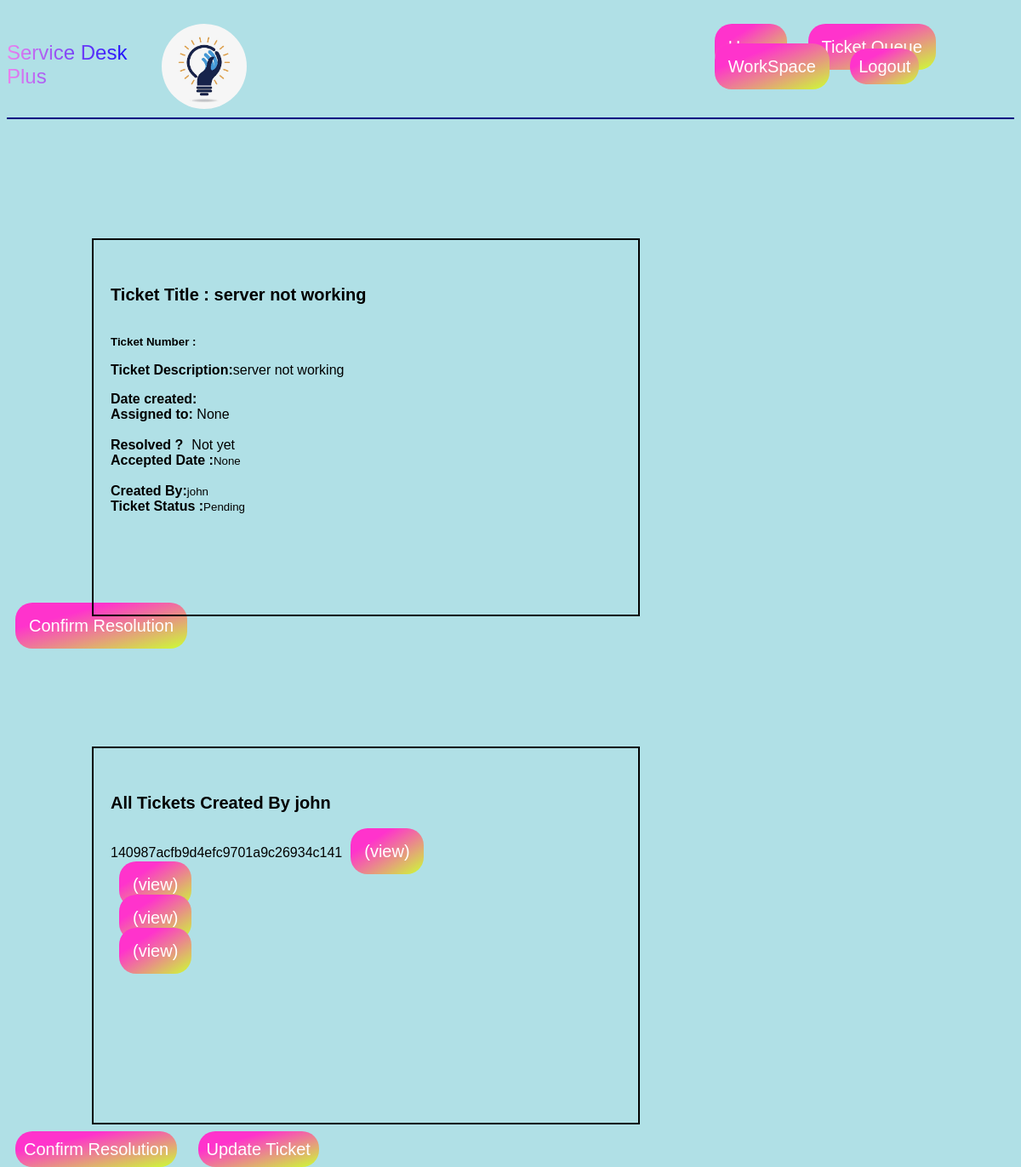
/ticket/ticket-details/7/ (signed in), run on the app's committed database.
### ticket/models.py (models this page shows, shortened)
class Ticket(models.Model):
    status_choice=(
        ('Active','Active'),
        ('Completed','Completed'),
        ('Pending','Pending')
    )
    ticket_number = models.CharField(max_length=100)
    title = models.CharField(max_length=200)
    description = models.TextField()
    created_by = models.ForeignKey(User, on_delete=models.CASCADE, related_name='created_by')
    date_created = models.DateTimeField(auto_now_add=True)
    assigned_to = models.ForeignKey(User, on_delete= models.DO_NOTHING, null=True, blank=True)
    is_resolved = models.BooleanField(null=True, blank=True)
    accepted_date = models.DateTimeField(null= True, blank=True)
    closed_date = models.DateTimeField(null=True, blank=True)
    ticket_status = models.CharField(max_length=50, choices=status_choice)

### users/models.py (models this page shows)
class User(AbstractUser):
    is_customer=models.BooleanField(default=False)
    is_engineer=models.BooleanField(default=False)
    def __str__(self):
        return self.username

### ticket/views.py (the view)
# urls.py: path('ticket-details/<int:pk>/',views.ticket_details, name='ticket_details'),
@login_required
def ticket_details(request, pk):
        ticket = Ticket.objects.get(pk=pk) # get the ticket with that
        t=User.objects.get(username=ticket.created_by)
        tickets_per_user=t.created_by.all()
        context={'ticket':ticket, 'tickets_per_user':tickets_per_user}
        return render(request,'ticket/ticket_details.html',context)

### templates/ticket/ticket_details.html
{% extends 'base.html' %}
{% block content %}
  <div class="row">
    <div class="col-md-6">
      <div class="card mx-auto" style="width:40 rem;">
        <div class="card-body">
          <h5 class="card-title mb-3"><b>Ticket Title :</b> {{ ticket.title }}</h5>
          <p>
            <small><b>Ticket Number :</b>{{ ticket.ticket_number }}</small>
          </p>
          <p class="card-text">
            <b>Ticket Description:</b>{{ ticket.description }}
          </p>
          <div class="row">
            <div class="col">
              <b>Date created:</b>{{  ticket.date_created|date:"d M Y H:i:s" }}
            </div>
            <div class="col">
              <b>Assigned to:</b> {{ ticket.assigned_to }}
            </div>
          </div>
          <br />
          <div class="row">
            <div class="col">
              {% if ticket.is_resolved %}
                <b>Resolved yet?</b><span class="badge bg-danger">Yes Resolve</span>
              {% else %}
                <b>Resolved ?</b><span class="badge bg-success">Not yet</span>
              {% endif %}
            </div>
            <div class="col">
              <b>Accepted Date :</b><small>{{ ticket.accepted_date }}</small>
            </div>
          </div>
          <br />
          <div class="row">
            <div class="col">
              <b>Created By:</b><small>{{ ticket.created_by }}</small>
            </div>
            <div class="col">
              <b>Ticket Status :</b><small>{{ ticket.ticket_status }}</small>
            </div>
          </div>
        </div>
      </div>
    </div>
  </div>
<a href="{% url 'confirm-resolution' ticket.pk %}">Confirm Resolution</a>
  <div class="col-md-6">
    <div class="card mx-auto" style="width:40 rem;">
      <div class="card-body">
        <h5 class="card-title mb-3">All Tickets Created By {{ ticket.created_by }}</h5>
        {% for ticket in tickets_per_user %}
        <p class="card-text">{{ticket.ticket_number}}<a href="{% url 'ticket_details' ticket.pk %}">(view)</a></p>
        {% endfor %}
      </div>
    </div>
  </div>
<br>
{% if request.user.is_engineer %}
  <a href="#" class="btn btn-danger">Confirm Resolution</a>
{% endif %}
{% if request.user.is_engineer %}
  <a href="{% url 'update-ticket' ticket.pk %}" class="btn btn-primary">Update Ticket </a>
{% endif %}
{% endblock %}

### templates/base.html (style rules this page uses)
body { padding-top: 20px; font-family: 'Gill Sans', 'Gill Sans MT', Calibri, 'Trebuchet MS', sans-serif; background: linear-gradient(to bottom, #33ccff 0%, #ff9966 100%); }
body { background: powderblue; }
.nav-link ,a { background: linear-gradient(to bottom right, #ff33cc 28%, #ccff33 100%); color: white; padding: 16px; margin: 10px; margin-top: 0; border-radius: 20px; font-size: 20px; border: none; cursor: pointer; margin-bottom: 0; }
a { text-decoration: none; font-size: 20px; }
.card { display: flex; position: relative; }
.card-body { border: 2px solid; width: 600px; height: 400px; padding: 20px; position: relative; margin-left: 100px; margin-top: 130px; }
.btn { font-size: 20px; border-radius: 20px; padding: 10px; width: 80px; margin-top: 20px; }
.mb-3 { font-size: 20px; }
.badge { margin: 10px; }

### data on the page
Ticket: title "server not working", description "server not working", assigned_to "None", accepted_date "None", created_by "john", ticket_status "Pending"
Ticket: ticket_number "140987acfb9d4efc9701a9c26934c141"
